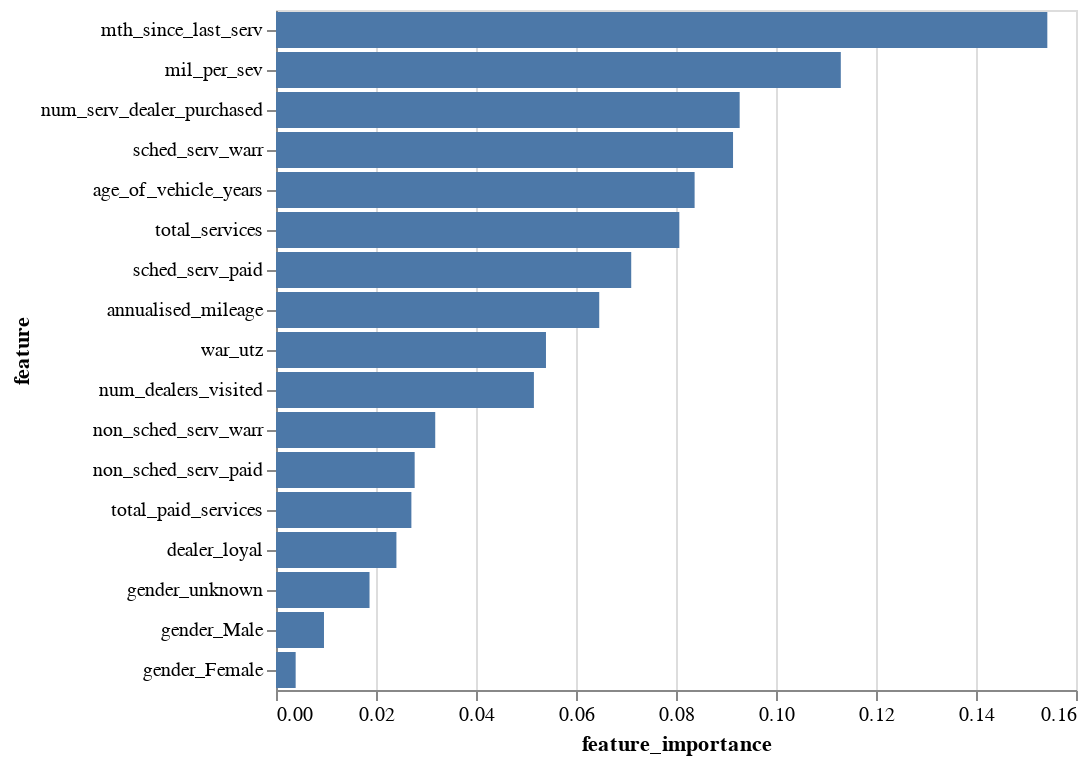

Notebook code for this chart:
### Code cell
import altair as alt

alt.Chart(feat_imp_rf_df).mark_bar().encode(
    x='feature_importance',
    y=alt.Y("feature", sort='-x'),
    tooltip=['feature','feature_importance'])

### Figure 1 — Vega-Lite specification as saved in the notebook (floating-point values rounded to 4 significant figures)
{"config": {"view": {"continuousWidth": 400, "continuousHeight": 300}}, "data": {"name": "data-13bb27d30241500b17a98df91310135b"}, "mark": "bar", "encoding": {"tooltip": [{"field": "feature", "type": "nominal"}, {"field": "feature_importance", "type": "quantitative"}], "x": {"field": "feature_importance", "type": "quantitative"}, "y": {"field": "feature", "sort": "-x", "type": "nominal"}}, "$schema": "https://vega.github.io/schema/vega-lite/v4.17.0.json", "datasets": {"data-13bb27d30241500b17a98df91310135b": [{"feature": "mth_since_last_serv", "feature_importance": 0.1543}, {"feature": "mil_per_sev", "feature_importance": 0.113}, {"feature": "num_serv_dealer_purchased", "feature_importance": 0.09273}, {"feature": "sched_serv_warr", "feature_importance": 0.09141}, {"feature": "age_of_vehicle_years", "feature_importance": 0.08372}, {"feature": "total_services", "feature_importance": 0.08067}, {"feature": "sched_serv_paid", "feature_importance": 0.07104}, {"feature": "annualised_mileage", "feature_importance": 0.06465}, {"feature": "war_utz", "feature_importance": 0.054}, {"feature": "num_dealers_visited", "feature_importance": 0.05158}, {"feature": "non_sched_serv_warr", "feature_importance": 0.03185}, {"feature": "non_sched_serv_paid", "feature_importance": 0.02773}, {"feature": "total_paid_services", "feature_importance": 0.02708}, {"feature": "dealer_loyal", "feature_importance": 0.02408}, {"feature": "gender_unknown", "feature_importance": 0.01871}, {"feature": "gender_Male", "feature_importance": 0.009597}, {"feature": "gender_Female", "feature_importance": 0.003932}]}}
